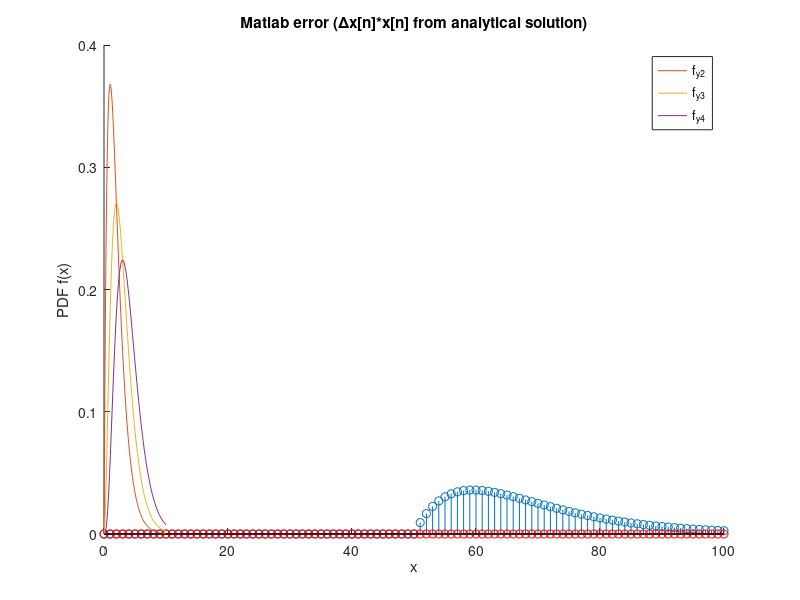
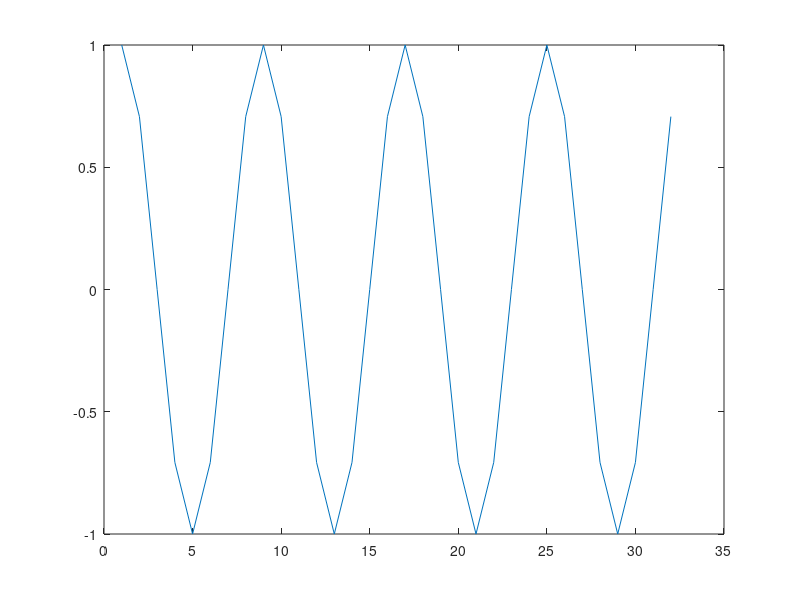
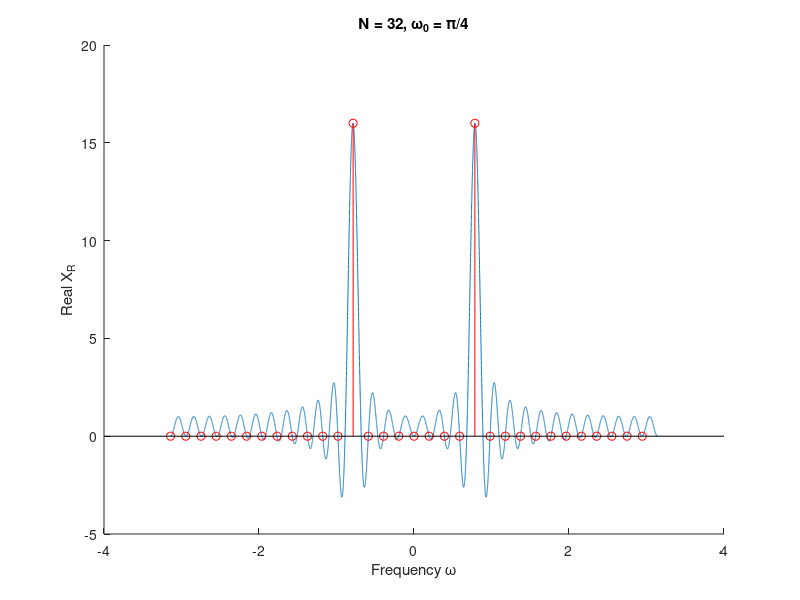
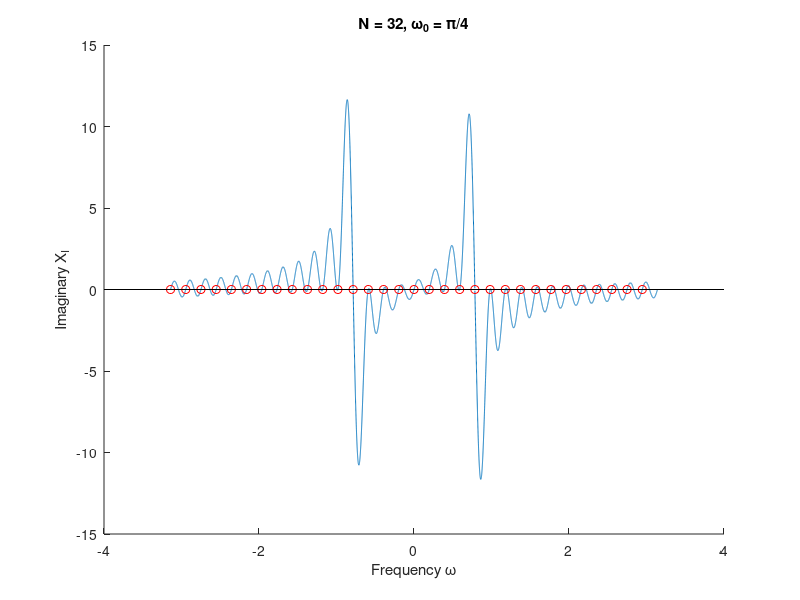

Reproduce these figures in MATLAB, in order.
%% 2.2c
clear all; close all; clc
w0 = pi/4;
N = 32;

A = 1;

w = (-pi:pi/10000:pi);
    
Xr = (A/2).*(cos((w-w0).*(N-1)/2).*(sin((w-w0).*N/2)./sin((w-w0)./2))) ...
    +(A/2).*(cos((w+w0).*(N-1)/2).*(sin((w+w0).*N/2)./sin((w+w0)./2)));
Xi = -(A/2).*(sin((w-w0).*(N-1)/2).*(sin((w-w0).*N/2)./sin((w-w0)./2))) ...
    -(A/2).*(sin((w+w0).*(N-1)/2).*(sin((w+w0).*N/2)./sin((w+w0)./2)));

n = 1:32;
N = length(n);
x_dft = A.*cos(w0*(n-1));
figure
plot(x_dft)
X_dft = fftshift(fft(x_dft));
w_dft = (0:2/N:2*(N-1)/N).*pi-pi;

figure;
hold on
plot(w,Xr)
stem(w_dft,real(X_dft),'r')
title('N = 32, \omega_0 = \pi/4'), ylabel('Real X_R'),xlabel('Frequency \omega')
hold off
% print -dpng -r300 ./hw1_2-2c_real.png

figure
hold on
plot(w,Xi)
stem(w_dft,imag(X_dft),'r')
title('N = 32, \omega_0 = \pi/4'), ylabel('Imaginary X_I'),xlabel('Frequency \omega')
hold off
% print -dpng -r300 ./hw1_2-2c_im.png

%% 2.2d
clear all; close all; clc
w0 = 1.1*pi/4;
N = 32;

A = 1;

w = (-pi:pi/10000:pi);
    
Xr = (A/2).*(cos((w-w0).*(N-1)/2).*(sin((w-w0).*N/2)./sin((w-w0)./2))) ...
    +(A/2).*(cos((w+w0).*(N-1)/2).*(sin((w+w0).*N/2)./sin((w+w0)./2)));
Xi = -(A/2).*(sin((w-w0).*(N-1)/2).*(sin((w-w0).*N/2)./sin((w-w0)./2))) ...
    -(A/2).*(sin((w+w0).*(N-1)/2).*(sin((w+w0).*N/2)./sin((w+w0)./2)));

n = 1:32;
N = length(n);
x_dft = A.*cos(w0*(n-1));
figure
stem(x_dft)
X_dft = fftshift(fft(x_dft));
w_dft = (0:2/N:2*(N-1)/N).*pi-pi;

figure;
hold on
plot(w,Xr)
stem(w_dft,real(X_dft),'r')
title('N = 32, \omega_0 = 1.1\pi/4'), ylabel('Real X_R'),xlabel('Frequency \omega')
hold off

% print -dpng -r300 ./hw1_2-2d_real.png

figure
hold on
plot(w,Xi)
stem(w_dft,imag(X_dft),'r')
title('N = 32, \omega_0 = 1.1\pi/4'), ylabel('Imaginary X_I'),xlabel('Frequency \omega')
hold off

% print -dpng -r300 ./hw1_2-2d_im.png

%% 2.5a
clear all; close all; clc

% analytical solution
n_an = 0:100;
xx_an = (n_an+1).*(0.9).^n_an;

figure
stem(n_an,xx_an)
xlabel('n'), ylabel('x[n]*x[n]'),title('Analytical solution')
% print -dpng -r300 ./hw1_2-5a.png

% convolution via matlab
n = 0:50;
x = (0.9).^n;
xx_conv = conv(x,x);
n_conv = 0:length(xx_conv)-1;
figure
stem(n_conv,xx_conv)
xlabel('n'), ylabel('x[n]*x[n]'),title('Solution via conv()')
% print -dpng -r300 ./hw1_2-5b.png

% filter via matlab
n_filt = 0:100;
x = (0.9).^n_filt;
b = 1;
a = [1 -0.9];
xx_filt = filter(b,a,x);
figure
stem(n_filt,xx_filt)
xlabel('n'), ylabel('x[n]*x[n]'),title('Solution via filter()')
% print -dpng -r300 ./hw1_2-5c.png

figure
hold on
s1 = stem(n_an,abs(xx_an-xx_conv));
s2 = stem(n_an,abs(xx_an-xx_filt),'r');
xlabel('n'), ylabel('Absolute Error x[n]*x[n]')
title('Matlab error (\Deltax[n]*x[n] from analytical solution)')
hold off
legend([s1(1),s2(1)],{'Error from conv()','Error from filter()'})
% print -dpng -r300 ./hw1_2-5d.png

%% 3.7
clear all; close all; clc

x = 0:0.1:10;

fy2 = x.*exp(-x);
fy3 = (x.^2/2).*exp(-x);
fy4 = (x.^3/6).*exp(-x);

sum(fy4)
sum(fy3)

hold on;
p1 = plot(x,fy2)
p2 = plot(x,fy3)
p3 = plot(x,fy4)
hold off

legend([p1 p2 p3],{'f_y_2','f_y_3','f_y_4'})
xlabel('x'), ylabel('PDF f(x)')

print -dpng -r300 ./hw1_3.7.png
